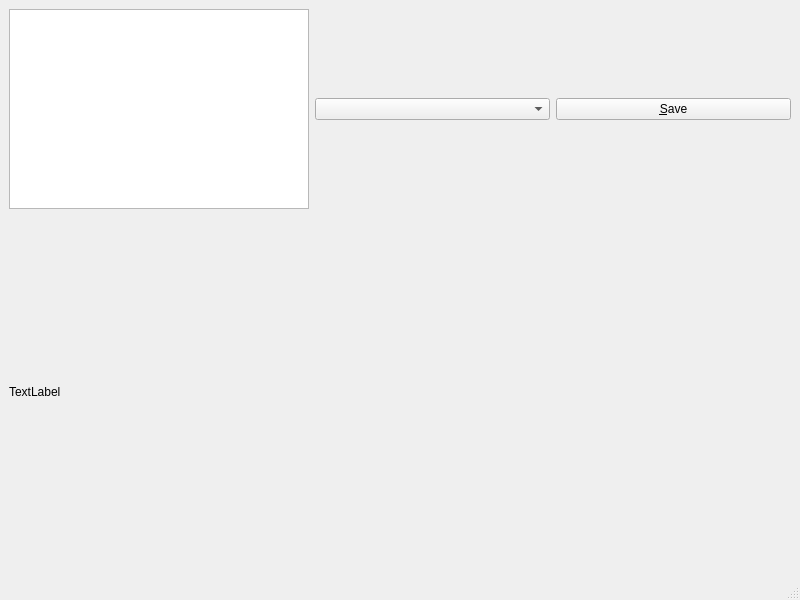
<?xml version="1.0" encoding="UTF-8"?>
<ui version="4.0">
 <class>MainWindow</class>
 <widget class="QMainWindow" name="MainWindow">
  <property name="geometry">
   <rect>
    <x>0</x>
    <y>0</y>
    <width>800</width>
    <height>600</height>
   </rect>
  </property>
  <property name="windowTitle">
   <string>MainWindow</string>
  </property>
  <widget class="QWidget" name="centralwidget">
   <layout class="QGridLayout" name="gridLayout">
    <item row="0" column="0">
     <layout class="QVBoxLayout" name="verticalLayout">
      <item>
       <layout class="QHBoxLayout" name="horizontalLayout">
        <item>
         <widget class="QTextEdit" name="TxtQrCode">
          <property name="maximumSize">
           <size>
            <width>300</width>
            <height>200</height>
           </size>
          </property>
         </widget>
        </item>
        <item>
         <widget class="QComboBox" name="CmbQrCode"/>
        </item>
        <item>
         <widget class="QPushButton" name="BtnSave">
          <property name="text">
           <string>&amp;Save</string>
          </property>
         </widget>
        </item>
       </layout>
      </item>
      <item>
       <layout class="QHBoxLayout" name="horizontalLayout_2">
        <item>
         <widget class="QLabel" name="LblQrCode">
          <property name="minimumSize">
           <size>
            <width>300</width>
            <height>300</height>
           </size>
          </property>
          <property name="text">
           <string>TextLabel</string>
          </property>
         </widget>
        </item>
       </layout>
      </item>
     </layout>
    </item>
   </layout>
  </widget>
  <widget class="QMenuBar" name="menubar">
   <property name="geometry">
    <rect>
     <x>0</x>
     <y>0</y>
     <width>800</width>
     <height>21</height>
    </rect>
   </property>
  </widget>
  <widget class="QStatusBar" name="statusbar"/>
 </widget>
 <resources/>
 <connections/>
</ui>
